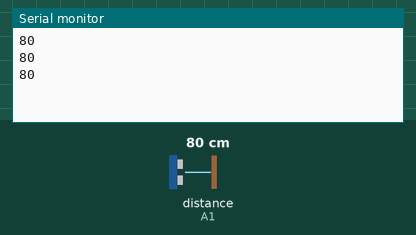
This sketch was run on a simulated Arduino Uno, built with avr-gcc and run on an emulated ATmega328P. Shown: the last lines printed to the serial monitor. The test bench sets the inputs (shaded band); at power-on: distance to the obstacle (sensor on A1) 80 cm.

Above: at 1.3 s.
1.4 s: distance to the obstacle (sensor on A1) set to 2 cm
At 1.9 s:
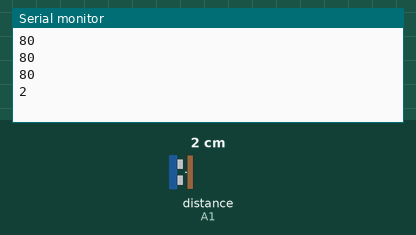
2.9 s: distance to the obstacle (sensor on A1) set to 4 cm
At 3.4 s:
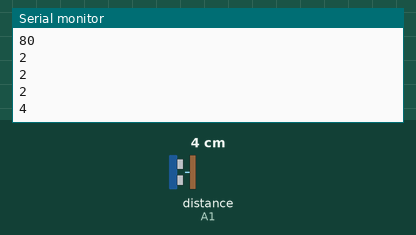
Timing chart, 0 to 5.9 s (numbered marks = the images above; inputs shaded):
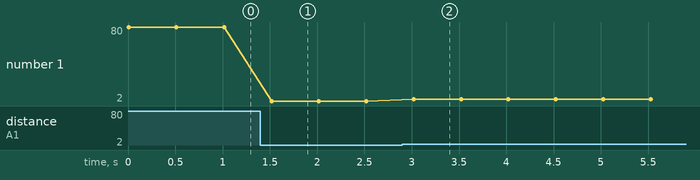

Measured:
- after the input at 1.4 s, the serial monitor: prints a new line after 0.12 s (image 1)
- after the input at 2.9 s, the serial monitor: prints a new line after 0.12 s (image 2)
- plotted number 1: 80 → 2 after the input at 1.4 s, 2 → 4 after the input at 2.9 s

The sketch:

Ultrasonic_Reader.ino
```cpp
#include <Ultrasonic.h>

Ultrasonic ultrasonic(A0,A1);
long t =0,s=0;
void setup() {
  // initialize the serial communication:
  Serial.begin(9600);
}

void loop() {
  t = millis();
  s = t/1000;
  // send the value of analog input 0:
  Serial.println(ultrasonic.Ranging(CM));
  //Serial.println("Time: " + s);
  // wait a bit for the analog-to-digital converter
  // to stabilize after the last reading:
  delay(500);
}
```
